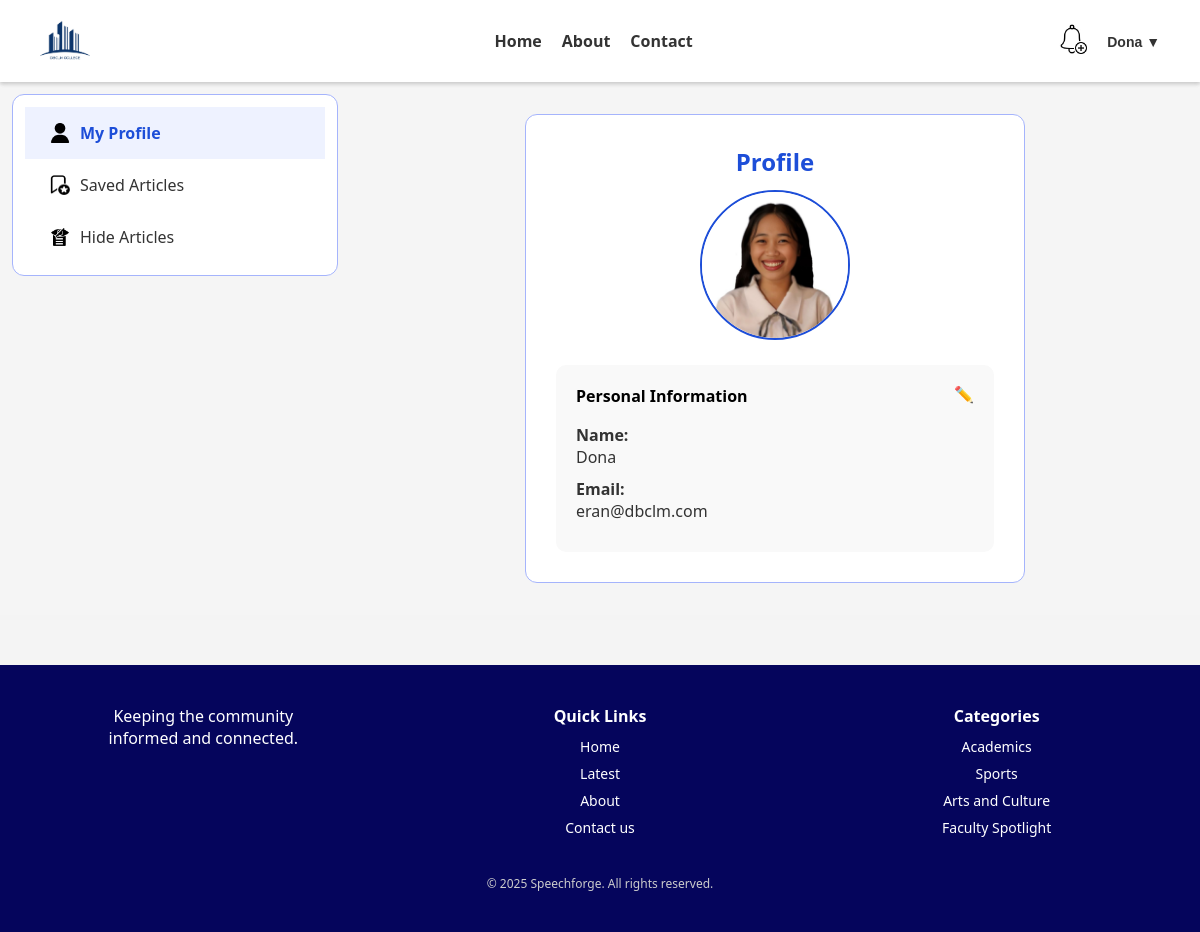
The page /profile.php (signed in) on the database its author committed.
### tables this page shows
CREATE TABLE `users` (
  `id` int(11) NOT NULL,
  `role` enum('Student','Teacher') NOT NULL DEFAULT 'Student',
  `full_name` varchar(100) NOT NULL,
  `email` varchar(100) NOT NULL,
  `password` varchar(255) NOT NULL,
  `institute` varchar(100) NOT NULL,
  `created_at` timestamp NOT NULL DEFAULT current_timestamp(),
  `profile_picture` varchar(255) DEFAULT NULL
);

### profile.php (the view, shortened to what this page needs)
<?php
include 'db_final.php';
$user_id = $_SESSION['user_id'];
?>
<!DOCTYPE html>
<html lang="en">
<head>
    <link rel="stylesheet" href="global.css">
    <link rel="stylesheet" href="profile.css">
</head>
<body>
    <div class="layout">
        <header class="header">
            <?php require_once 'components/header.php'; ?>
        </header>
        <aside class="sidebar">
            <div>
                <ul>
                    <li class="active">
                        <img src="finaluser.png" alt="Profile">
                        <span>My Profile</span>
                    </li>
                    <li>
                        <img src="finalsave.png" alt="Saved">
                        <span>Saved Articles</span>
                    </li>
                    <li>
                    <img src="secret-file.png" alt="Saved">
                    <span>Hide Articles</span>
                    </li>
                </ul>
            </div>
        </aside>
        <main class="main-content">
            <?php
            $query = "SELECT full_name, email, password, profile_picture FROM users WHERE id = ?";
            $stmt = $conn->prepare($query);
            $stmt->bind_param("i", $user_id);
            $stmt->execute();
            $stmt->bind_result($full_name, $email, $password, $profile_picture);
            ?>
            <div class="profile-container">
                <div class="profile_header">
                    <h2>Profile</h2>
                </div>
                <div class="profile-picture-section">
                    <img src="<?= 'uploads/profile_pictures/' . htmlspecialchars($profile_picture); ?>"
                        alt="Profile Picture" class="p0">
                </div>
                <div class="personal-info-section">
                    <div class="p5">
                        <div>
                            <h4>Personal Information</h4>
                        </div>
                        <div>
                            <button type="button" class="edit-button p2"
                                style="cursor: pointer; border: none; background-color:#f9f9f9; font-size: 16px;">✏️</button>
                        </div>
                    </div>
                    <p><strong>Name:</strong><br><?= htmlspecialchars($full_name); ?></p>
                    <p><strong>Email:</strong><br><?= htmlspecialchars($email); ?></p>
                </div>
            </div>
        </main>
        <footer class="footer">
            <?php require_once 'components/footer.php'; ?>
        </footer>
    </div>
</body>
</html>

### global.css (style rules this page uses)
* { box-sizing: border-box; margin: 0; padding: 0; }
body { font-family: 'Segoe UI', sans-serif; background: #f5f5f5; min-height: 100vh; display: flex; flex-direction: column; }
.layout { display: grid; grid-template-areas: "header header" "sidebar main" "footer footer"; grid-template-columns: 350px 1fr; grid-template-rows: auto 1fr auto; }
.header { grid-area: header; background-color: #f4f4f4; text-align: center; box-shadow: 0 2px 4px rgba(0, 0, 0, 0.1); position: sticky; top: 0; z-index: 100; }
.sidebar { grid-area: sidebar; padding: 12px; height: fit-content; position: static; top: 5rem; }
.main-content { grid-area: main; padding: 12px; display: flex; flex-direction: column; gap: 12px; }
.footer { grid-area: footer; background-color: #f4f4f4; text-align: center; }

### profile.css (style rules this page uses)
.sidebar { border: 1px solid #a5b4fc; border-radius: 12px; padding: 12px; margin: 12px; background-color: white; }
.sidebar ul { list-style: none; }
.sidebar li { display: flex; align-items: center; padding: 15px 25px; gap: 10px; cursor: pointer; color: #333; font-weight: 500; transition: 0.2s; }
.sidebar li.active { color: #1d4ed8; font-weight: 600; background-color: #eef2ff; }
.sidebar img { width: 20px; height: 20px; }
.profile-container { display: flex; flex-direction: column; align-items: center; margin: 20px auto; padding: 30px; width: 500px; border: 1px solid #a5b4fc; border-radius: 12px; background-color: white; }
.profile-picture-section { text-align: center; margin-bottom: 20px; }
.p0 { width: 150px; height: 150px; object-fit: cover; border-radius: 100%; border: 2px solid #1d4ed8; }
.profile_header h2 { font-size: 24px; font-weight: bold; color: #1d4ed8; margin-bottom: 12px }
.p2 { display: flex; align-content: center; justify-content: space-between; font-weight: 600; margin-bottom: 20px; }
.p5 { display: flex; align-content: center; justify-content: space-between; }
.personal-info-section { width: 100%; background: #f9f9f9; padding: 20px; border-radius: 10px; }
.personal-info-section p { font-size: 16px; color: #333; margin-bottom: 10px; }

### rows shown on the page
users: profile_picture (picture), full_name "Dona", email "eran@dbclm.com"

### other values the page prints
$full_name "Dona"
